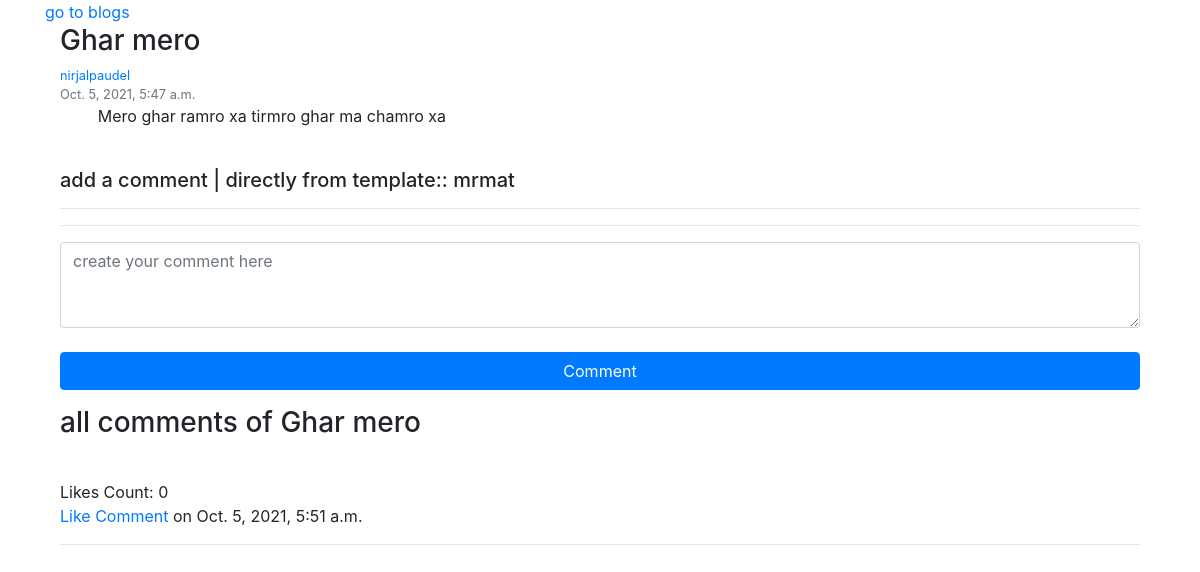
The app's page /view_blog/11 (signed in) with its own data.
### home/models.py (models this page shows, shortened)
class Blog(models.Model):
    aurthor = models.ForeignKey(User , null=True , on_delete=models.CASCADE)
    title = models.CharField(max_length=20)
    content = models.TextField()
    time = models.DateTimeField(auto_now_add=True)
    def __str__(self):
        return (self.title)

class Comment(models.Model):
    post = models.ForeignKey(Blog, null=True ,blank=True, related_name='comments', on_delete=models.CASCADE)
    name = models.ForeignKey(User, on_delete=models.CASCADE, null=True, blank=True)
    content = models.TextField(null=True,blank=True)
    date_added = models.DateTimeField(auto_now_add=True)
    like = models.ManyToManyField(User , related_name='likes')

### home/views.py (the view, shortened to what this page needs)
# urls.py: path('view_blog/<int:pk_second>', views.view_blog, name='view_blog'),
def view_blog(request, pk_second):
    if request.user.is_anonymous:
        return redirect("login")
    else:
        blog = Blog.objects.get(pk=pk_second)
        users = User.objects.all()
        commenty = blog.comments.annotate(
            count=Count('like')).order_by('-count')
        form = Comments(initial={'post': blog})
        context = {'blog': blog, 'commenty': commenty,
                   'form': form}
        return render(request, 'view_blog.html', context )

### home/forms.py
class Comments(forms.ModelForm):
    class Meta:
        model = Comment
        fields = ('post','content')
        widgets={
        'post' : forms.Select(attrs={'class':'form-control' ,'placeholder':' Name'}),
        'content' : forms.Textarea(attrs={'class':'form-control' , 'rows' : 3 ,'placeholder':'create your comment here'}),
        }

### templates/view_blog.html (shortened to what this page needs)
<html>
<head>
    <link rel="stylesheet" href="https://stackpath.bootstrapcdn.com/bootstrap/4.5.2/css/bootstrap.min.css"
>
</head>
<body class='container'>
    <a href="/blogs"> go to blogs</a>
    <div class="container">
        <h3>{{blog.title}}</h3>
        <small class="text-muted">
            <a href='{% url "user_profile" blog.aurthor.id %}'>
                {{blog.aurthor.username}}
            </a>
            <br />
            {{blog.time}}
        </small>
        <p style="white-space:pre-wrap;text-indent: 1cm;">{{blog.content}} </p>
        <br>
        <h5>
            add a comment {{aurthor}} | directly from template:: {{user}}
        </h5>
        <form method="POST">
            <hr>
            <hr>
            {{form.content}}
            <br>
            <button value="submit" type='submit' class="btn btn-primary btn-block">Comment </button>
        </form>
        {% if commenty %}
        <h3>
            all comments of {{blog.title}}
        </h3>
        <br>
        {% for comment in commenty %}
        {%if comment.name %}
        Likes Count: {{comment.like.all | length}} <br>
        {%if request.user in comment.like.all %}
        <a href="#">Liked Comment</a>
        {%else %}
        <a href="{{blog.pk}}/like/{{comment.pk}}">Like Comment</a>
        {%endif %}
        {%else %}
        <h4>Guest </h4>
        {%endif %}
        on
        {{ comment.date_added }}
        <hr>
        {% endfor %}
        {% else %}
        <h1>
            No Comments till now
        </h1>
        {% endif %}
    </div>
</body>
</html>

### records on screen
Blog: title "Ghar mero", aurthor.username "nirjalpaudel", time "Oct. 5, 2021, 5:47 a.m.", content "Mero ghar ramro xa tirmro ghar ma chamro xa"
Comment: like.all|length "0", date_added "Oct. 5, 2021, 5:51 a.m."

### other values on screen
{{ user }} "mrmat"
